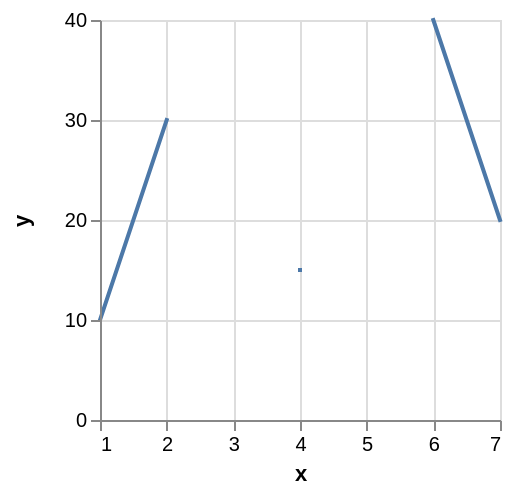

Here is the Vega-Lite specification saved for this chart:
### Vega specification from a JSON file in a GitHub repository (floating-point values rounded to 4 significant figures)
{"$schema": "https://vega.github.io/schema/vega/v4.json", "description": "A simple bar chart with embedded data.", "autosize": "pad", "padding": 5, "width": 200, "height": 200, "style": "cell", "data": [{"name": "source_0", "values": [{"x": 1, "y": 10}, {"x": 2, "y": 30}, {"x": 3, "y": null}, {"x": 4, "y": 15}, {"x": 5, "y": null}, {"x": 6, "y": 40}, {"x": 7, "y": 20}]}, {"name": "data_0", "source": "source_0", "transform": [{"type": "formula", "expr": "toNumber(datum[\"x\"])", "as": "x"}, {"type": "formula", "expr": "toNumber(datum[\"y\"])", "as": "y"}]}], "marks": [{"name": "marks", "type": "line", "style": ["line"], "sort": {"field": "datum[\"x\"]", "order": "descending"}, "from": {"data": "data_0"}, "encode": {"update": {"strokeCap": {"value": "square"}, "stroke": {"value": "#4c78a8"}, "x": {"scale": "x", "field": "x"}, "y": {"scale": "y", "field": "y"}, "defined": {"signal": "datum[\"x\"] !== null && !isNaN(datum[\"x\"]) && datum[\"y\"] !== null && !isNaN(datum[\"y\"])"}}}}], "scales": [{"name": "x", "type": "linear", "domain": {"data": "data_0", "field": "x"}, "range": [0, {"signal": "width"}], "nice": true, "zero": false}, {"name": "y", "type": "linear", "domain": {"data": "data_0", "field": "y"}, "range": [{"signal": "height"}, 0], "nice": true, "zero": true}], "axes": [{"scale": "x", "orient": "bottom", "title": "x", "labelFlush": true, "labelOverlap": true, "tickCount": {"signal": "ceil(width/40)"}, "zindex": 1}, {"scale": "x", "orient": "bottom", "grid": true, "tickCount": {"signal": "ceil(width/40)"}, "gridScale": "y", "domain": false, "labels": false, "maxExtent": 0, "minExtent": 0, "ticks": false, "zindex": 0}, {"scale": "y", "orient": "left", "title": "y", "labelOverlap": true, "tickCount": {"signal": "ceil(height/40)"}, "zindex": 1}, {"scale": "y", "orient": "left", "grid": true, "tickCount": {"signal": "ceil(height/40)"}, "gridScale": "x", "domain": false, "labels": false, "maxExtent": 0, "minExtent": 0, "ticks": false, "zindex": 0}], "config": {"axisY": {"minExtent": 30}}}
